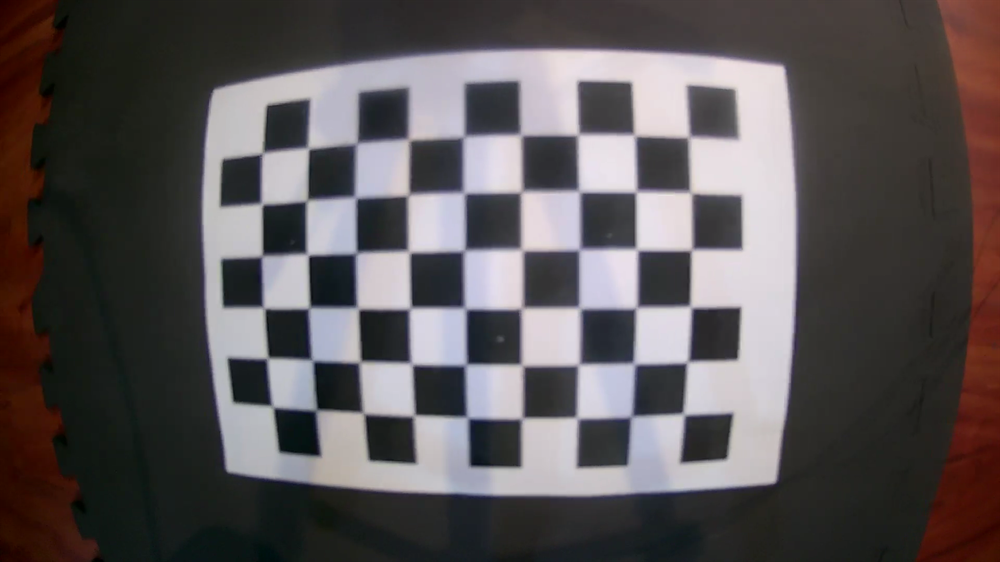
#> input picture input_images/camera_calibration/H.264/chessboard0.png, 1000 x 562 px, shrunk from 1920 x 1080 before the run; its folder holds only this picture in this run
$ python camera_calibration.py
#> lines starting #> are read from the running program, lines starting #| are printed output that depends on the picture; after the words box and inside, x2 and y2 are one past the last pixel; in counts of white or black regions, pixels touching at a corner belong together
import numpy
import numpy as np
import cv2
import glob
import pickle
import json
from os.path import join, basename

# Where are the camera images for calibration?
camera_cal_dir_glob = '../../input_images/camera_calibration/H.264/chessboard*.png'

# Where you want to save the calibration outputs?
calibration_outputs_dir = '../../output_images/H.264/camera_calibration'

# Filename to save the camera calibration result for later use (mtx, dist)
calibration_mtx_dist_filename = '../../output_images/camera_cal_dist_pickle.p'
calibration_mtx_dist_filename_json = '../../output_images/camera_cal_dist_cache.json'

# Chessboard numbers of internal corners (nx,ny)
chessboard_size = (9, 6)


"""TODELETE paths"""
calibration_outputs_dir_path = '../../output_images'

# Filename used to save the camera calibration result (mtx,dist)
calibration_mtx_dist_filename_nopath = 'camera_cal_dist_cache.json'

def load_camera_mtx_dist_from_json():
    dist_json = json.load(open(calibration_mtx_dist_filename_json, "rb"))
    mtx_lst = dist_json["mtx"]
    dist_lst = dist_json["dist"]

    mtx = numpy.array(mtx_lst)
    dist = numpy.array(dist_lst)

    return mtx, dist


def calibrate_camera_and_pickle_mtx_dist():
    '''
    Calibrate camera based on set of chessboard images.
    Undistort one of the images from camera set as a test.
    Save the camera calibration results for later use (mtx,dst)
    '''
    # Give user some information
    print("Starting calibration process....")

    # Make a list of calibration images
    images = glob.glob(camera_cal_dir_glob)
    nx, ny = chessboard_size

    # prepare object points, like (0,0,0), (1,0,0), (2,0,0) ....,(6,5,0)
    objp = np.zeros((ny * nx, 3), np.float32)
    objp[:, :2] = np.mgrid[0:nx, 0:ny].T.reshape(-1, 2)

    # Arrays to store object points and image points from all the images.
    objpoints = []  # 3d points in real world space
    imgpoints = []  # 2d points in image plane.

    # Step through the list and search for chessboard corner
    for idx, filename in enumerate(images):
        img = cv2.imread(filename)
#> img is the input picture: shape (562, 1000, 3); mean B, G, R 86.5, 85.5, 91.1
        gray = cv2.cvtColor(img, cv2.COLOR_BGR2GRAY)
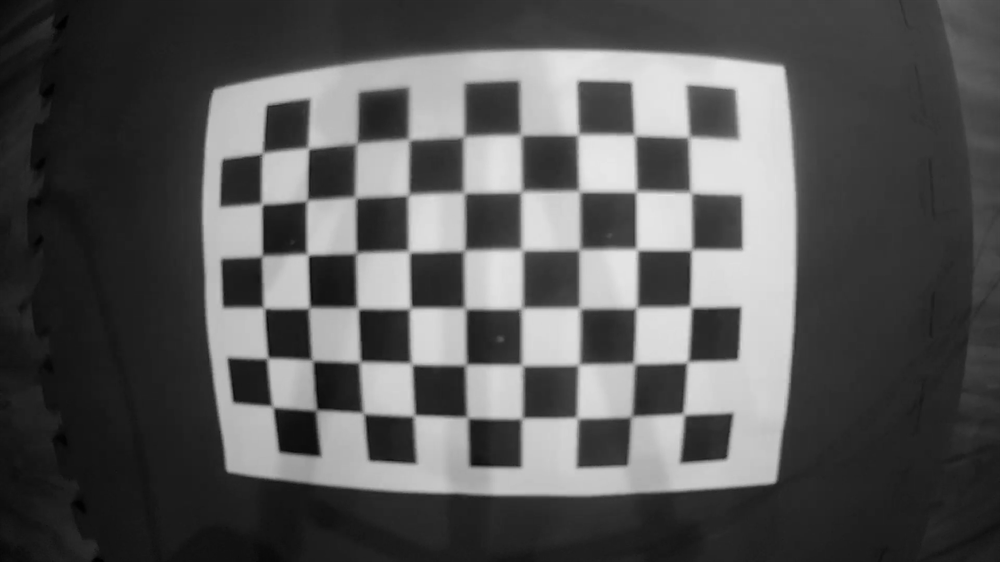
#> gray: shape (562, 1000); min 0, max 231, mean 87.3

        # Find the chessboard corners
        ret, corners = cv2.findChessboardCorners(gray, (nx, ny), None)
#> ret = True; corners = 54 rows, first 8: [684.5, 413], [633.3, 415.7], [578, 417], [521.5, 418], [467, 418], [414, 415.5], [362.5, 411.9], [316, 410]

        # If found, add object points, image points
        if ret == True:
            objpoints.append(objp)
            imgpoints.append(corners)

            # Draw and save images displaying the corners
            cv2.drawChessboardCorners(img, chessboard_size, corners, ret)
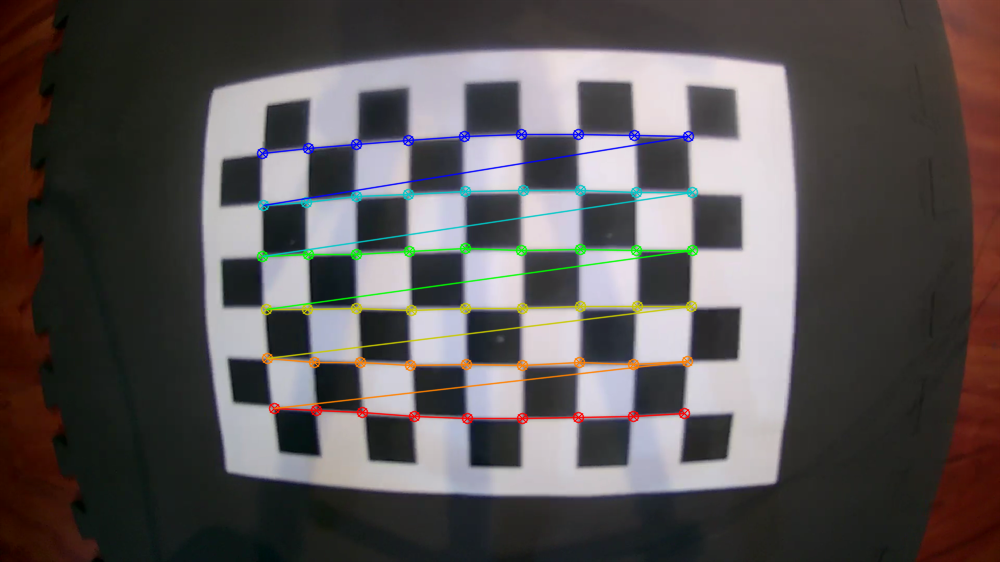
#> img: shape (562, 1000, 3); 3.23% of pixels changed, all inside (x1, y1, x2, y2) = (256, 128, 699, 425)
            write_name = join(calibration_outputs_dir, "corners_found_" + basename(filename))
            cv2.imwrite(write_name, img)

    img = cv2.imread(images[0])
    img_size = (img.shape[1], img.shape[0])
#> img_size = (1000, 562)

    # Do camera calibration given object points and image points
    ret, mtx, dist, rvecs, tvecs = cv2.calibrateCamera(objpoints, imgpoints, img_size, None, None)
#> ret = 1.15; mtx = [[302.1, 0, 492.2], [0, 303.7, 303.4], [0, 0, 1]]; dist = [[-0.134, 0.0299, -0.00359, 0.00468, 0.0031]]; rvecs = ([0.0587, -0.0853, 3.13],); tvecs = ([3.54, 2.05, 5.23],)

    # Undistort image test and save it
    dst = cv2.undistort(img, mtx, dist, None, mtx)
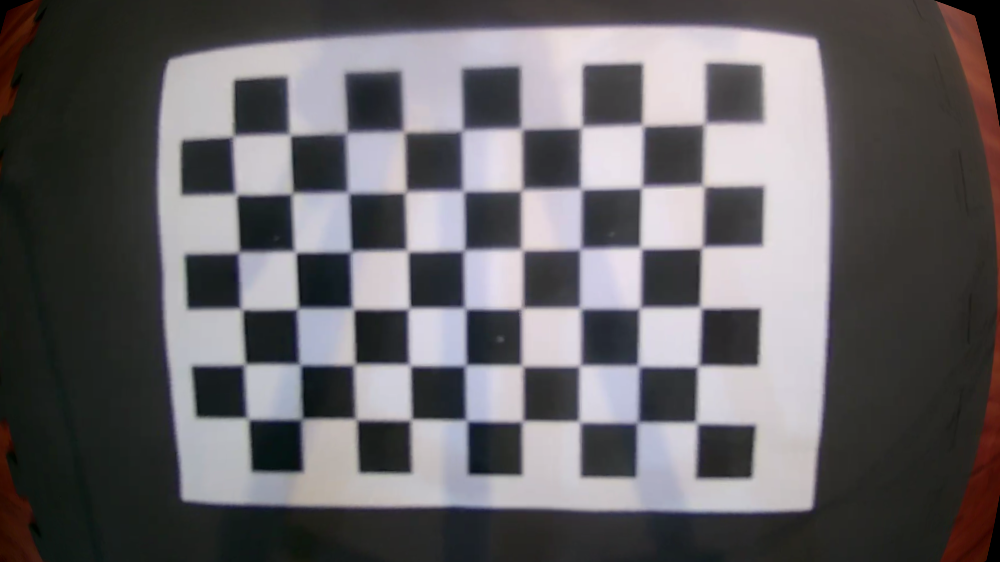
#> dst: shape (562, 1000, 3); mean B, G, R 102.1, 99.2, 101.9
    write_name1 = join(calibration_outputs_dir, 'Undist_' + basename(images[0]))
    cv2.imwrite(write_name1, dst)

    # [5 lines of commented-out code are left out]

    mtx_list = mtx.tolist()
#> mtx_list = [[302.1, 0, 492.2], [0, 303.7, 303.4], [0, 0, 1]]
    dist_list = dist.tolist()
#> dist_list = [[-0.134, 0.0299, -0.00359, 0.00468, 0.0031]]
    saved_obj = {
        "mtx": mtx_list,
        "dist": dist_list
    }
#> saved_obj = {'mtx': [[302.1, 0, 492.2], [0, 303.7, 303.4], [0, 0, 1]], 'dist': [[-0.134, 0.0299, -0.00359, 0.00468, 0.0031]]}

    with open(calibration_mtx_dist_filename_json, 'w', encoding='utf8') as json_file:
        json.dump(saved_obj, json_file, indent=3)

    # print("Calibration process complete! [pickled file saved to: " + write_name2 + "]")
    print("Undistorted image test: from [" + images[0] + "] to [" + basename(write_name1) + "]")
    print("Here is the undistorted image: [" + write_name1 + "]")


def undistort_test_image(write_name_dir, write_name_img):
#> called with write_name_dir = '../../resources', write_name_img = 'train1_Moment.jpg'
    mtx, dist = load_camera_mtx_dist_from_json()
    img = cv2.imread(write_name_dir + '/' + write_name_img)
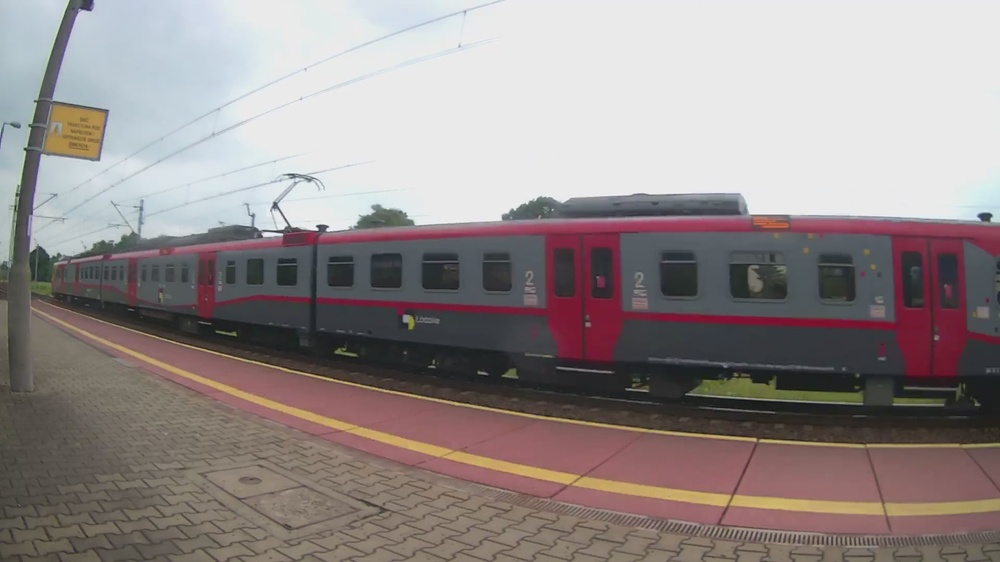
#> input picture resources/train1_Moment.jpg, 1000 x 562 px, shrunk from 1920 x 1080 before the run
#> img is the input picture: shape (562, 1000, 3); mean B, G, R 138, 139, 147.9

    # cv2.imshow('image_name', img)
    # cv2.waitKey(0)
    # cv2.destroyAllWindows()

    dst = cv2.undistort(img, mtx, dist, None, mtx)
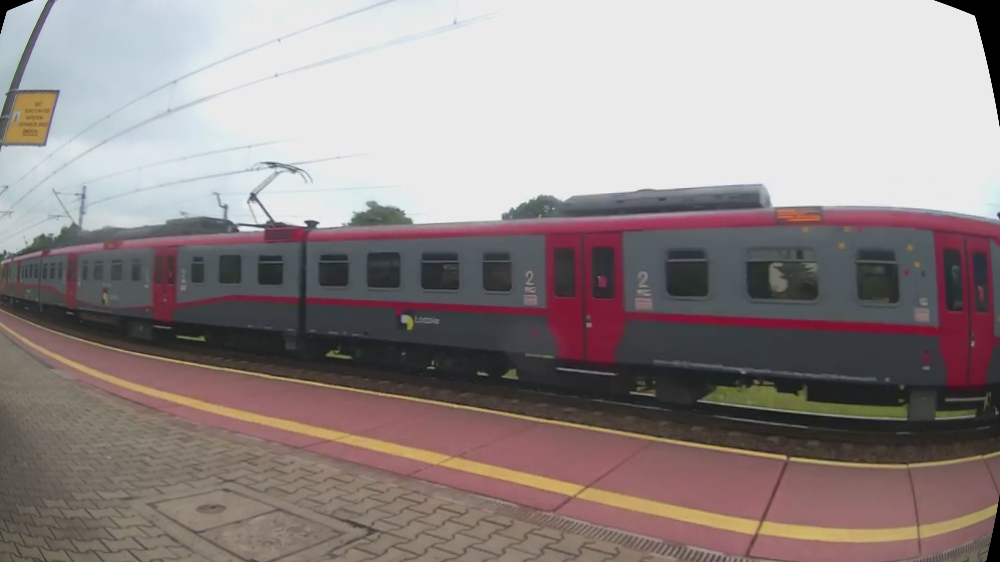
#> dst: shape (562, 1000, 3); mean B, G, R 136.7, 137.6, 147.5
    cv2.imwrite(write_name_dir + '/' + 'Undist_' + write_name_img, dst)


if __name__ == '__main__':
    calibrate_camera_and_pickle_mtx_dist()
    undistort_test_image('../../resources', 'train1_Moment.jpg')
